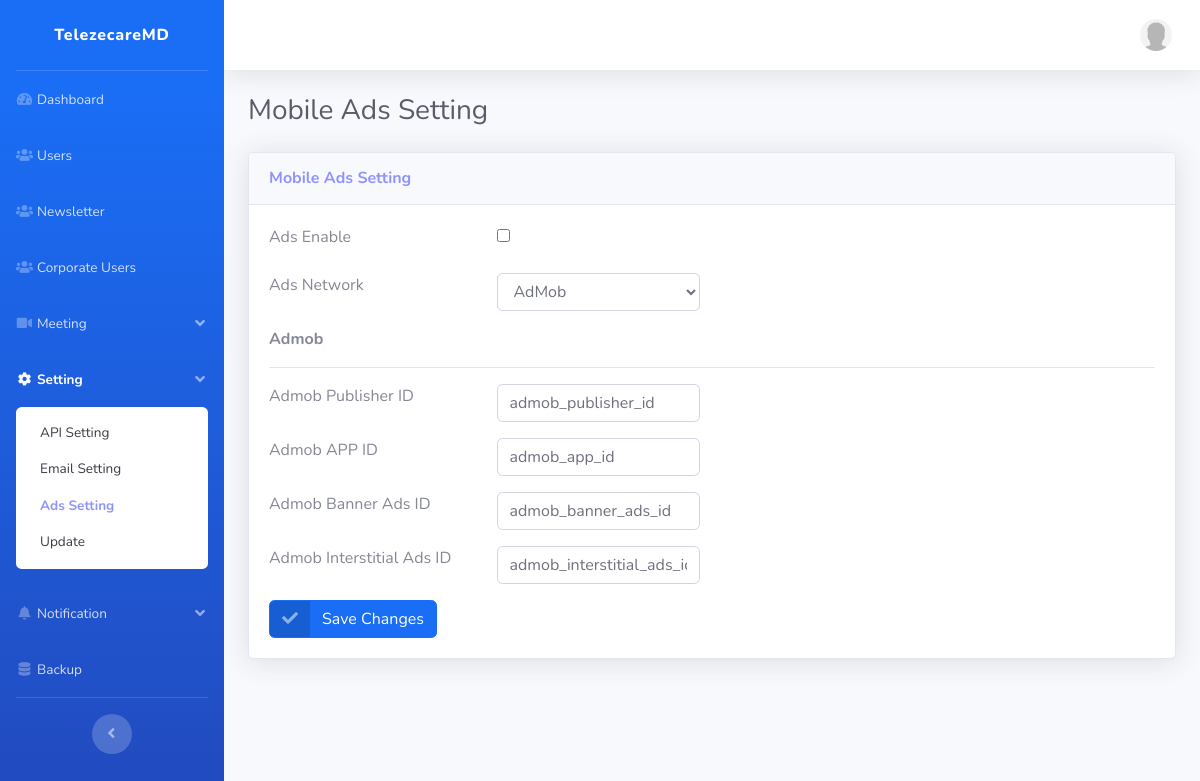
/admin/mobile_ads_setting/, run on the app's committed database.
### tables this page shows
CREATE TABLE `config` (
  `config_id` int(11) NOT NULL,
  `title` longtext NOT NULL,
  `value` longtext NOT NULL
);

### application/controllers/Admin.php (called while the page is built, shortened)
<?php
class Admin extends CI_Controller {
    function mobile_ads_setting($param1 = '', $param2 = ''){
        $data['page_name']  = 'mobile_ads_setting';
        $data['page_title'] = 'Mobile Ads Setting';
        $this->load->view('admin/index', $data);
    }
}

### index.php (called while the page is built, shortened)
<?php
require_once BASEPATH.'core/CodeIgniter.php';

### application/models/Common_model.php (called while the page is built, shortened)
<?php if ( ! defined('BASEPATH')) exit('No direct script access allowed');
class Common_model extends CI_Model {
    public function get_config($title=''){
        $result   = $title;
        $query  = $this->db->get_where('config' , array('title'=>$title));
        if($query->num_rows() > 0):
            $result = $query->row()->value;
        else:
            $data['title'] = $title;
            $data['value'] = $title;
            $this->db->insert('config',$data);
        endif;
        return $result;
    }
}

### application/helpers/custom_helper.php (called while the page is built, shortened)
<?php  if ( ! defined('BASEPATH')) exit('No direct script access allowed');
if (! function_exists('get_app_config')):
	function get_app_config($title)
    {
    	$ci =& get_instance();
        return $ci->common_model->get_config($title);
    }
endif;

### application/views/admin/mobile_ads_setting.php (the view, shortened to what this page needs)
<?php
    $mobile_ads_enable                  =   get_app_config("mobile_ads_enable");
    $mobile_ads_network                 =   get_app_config("mobile_ads_network");
    $admob_publisher_id                 =   get_app_config("admob_publisher_id");
    $admob_app_id                       =   get_app_config("admob_app_id");
    $admob_banner_ads_id                =   get_app_config("admob_banner_ads_id");
    $admob_interstitial_ads_id          =   get_app_config("admob_interstitial_ads_id");
 ?>
 <?php echo form_open(base_url() . 'admin/mobile_ads_setting/update/' , array('class' => 'form-horizontal group-border-dashed', 'enctype' => 'multipart/form-data'));?>
<div class="card shadow mb-4">
    <div class="card-header py-3">
        <h6 class="m-0 font-weight-bold text-primary"><?php echo $page_title;?></h6>
    </div>
    <div class="card-body">
        <div class="row">
            <div class="col-lg-12">
                <div class="form-group row">
                    <label class="control-label col-sm-3 ">Ads Enable</label>
                    <div class="col-sm-6">
                      <div class="toggle">
                        <label>
                          <input type="checkbox" name="mobile_ads_enable" <?php if($mobile_ads_enable =='1'){ echo 'checked';} ?>><span class="button-indecator"></span>
                        </label>
                      </div>
                    </div>
                </div>
                <div class="form-group row">
                  <label class="col-sm-3 control-label">Ads Network</label>
                  <div class="col-sm-3 ">
                    <select class="form-control" name="mobile_ads_network" required>
                      <option value="admob" <?php if($mobile_ads_network == 'admob'): echo "selected"; endif; ?>>AdMob</option>
                    </select>
                  </div>
                </div>
                <strong>Admob</strong>
                <hr>
                <div class="form-group row">
                    <label class="col-sm-3 control-label">Admob Publisher ID</label>
                    <div class="col-sm-3">
                      <input type="text"  value="<?php echo $admob_publisher_id;?>" data-parsley-minlength="10" name="admob_publisher_id" class="form-control" required  />
                    </div>
                </div>
                <div class="form-group row">
                    <label class="col-sm-3 control-label">Admob APP ID</label>
                    <div class="col-sm-3">
                      <input type="text"  value="<?php echo $admob_app_id;?>" data-parsley-minlength="10" name="admob_app_id" class="form-control" required  />
                    </div>
                </div>
                <div class="form-group row">
                    <label class="col-sm-3 control-label">Admob Banner Ads ID</label>
                    <div class="col-sm-3">
                      <input type="text"  value="<?php echo $admob_banner_ads_id;?>" data-parsley-minlength="10" name="admob_banner_ads_id" class="form-control" required  />
                    </div>
                </div>
                <div class="form-group row">
                    <label class="col-sm-3 control-label">Admob Interstitial Ads ID</label>
                    <div class="col-sm-3">
                      <input type="text"  value="<?php echo $admob_interstitial_ads_id;?>" data-parsley-minlength="10" name="admob_interstitial_ads_id" class="form-control" required  />
                    </div>
                </div>
                <button type="submit" class="btn btn-primary btn-icon-split">
                  <span class="icon text-white-50"><i class="fa fa-check"></i></span>
                  <span class="text">Save Changes</span>
                </button>
            </div>
        </div>
    </div>
</div>
<?php echo form_close(); ?>

### data on the page
config: mobile_ads_network "AdMob"
config: admob_publisher_id "admob_publisher_id"
config: admob_app_id "admob_app_id"
config: admob_banner_ads_id "admob_banner_ads_id"
config: admob_interstitial_ads_id "admob_interstitial_ads_id"

### other printed values
$page_title "Mobile Ads Setting"
